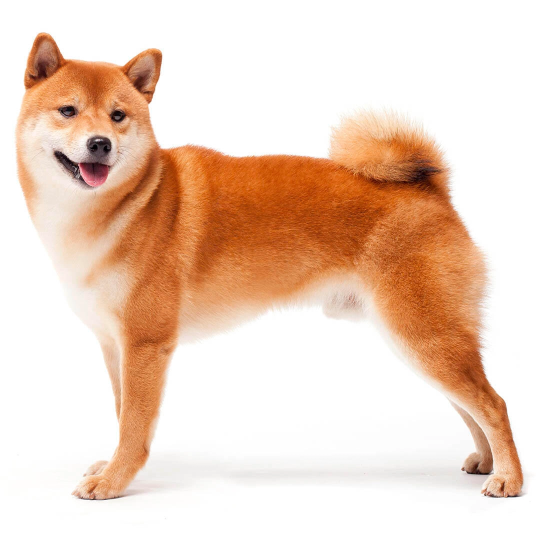
#> input picture blogs/sagemaker-inference/resnet-triton/shiba_inu_dog.jpg, 1080 x 1080 px (shown at 1/2 size)
$ python inference_input_pytorch.py
#> lines starting #> are read from the running program, lines starting #| are printed output that depends on the picture
import json

import numpy as np
from PIL import Image


def get_sample_image():
    image_path = "./shiba_inu_dog.jpg"
    img = Image.open(image_path).convert("RGB")
#> img is the input picture: PIL image 1080x1080 RGB; mean R, G, B 237.6, 210.8, 193.3
    img = img.resize((224, 224))
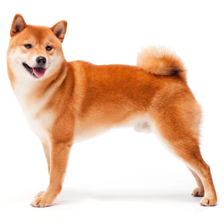
#> img: PIL image 224x224 RGB; mean R, G, B 237.6, 210.8, 193.3
    img = (np.array(img).astype(np.float32) / 255) - np.array(
        [0.485, 0.456, 0.406], dtype=np.float32
    ).reshape(1, 1, 3)
#> img: shape (224, 224, 3) float32
    img = img / np.array([0.229, 0.224, 0.225], dtype=np.float32).reshape(1, 1, 3)
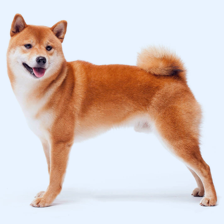
#> img: shape (224, 224, 3) float32; mean R, G, B 1.95, 1.66, 1.56; drawn with min black and max white
    img = np.transpose(img, (2, 0, 1))
    return img.tolist()


payload = {
    "inputs": [
        {
            "name": "INPUT__0",
            "shape": [1, 3, 224, 224],
            "datatype": "FP32",
            "data": get_sample_image(),
        }
    ]
}

if __name__ == "__main__":
    print(json.dumps(payload))  # copy the output to inference input file
#> (printed output is left out)
